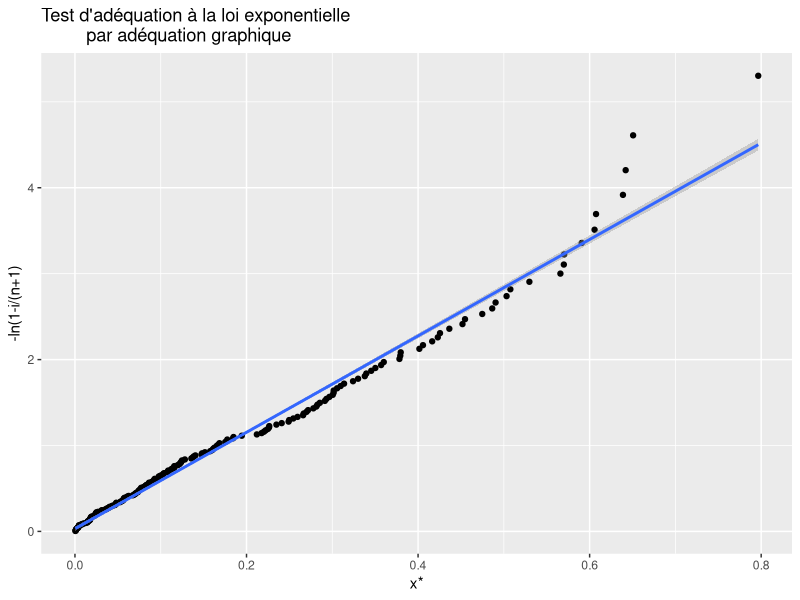
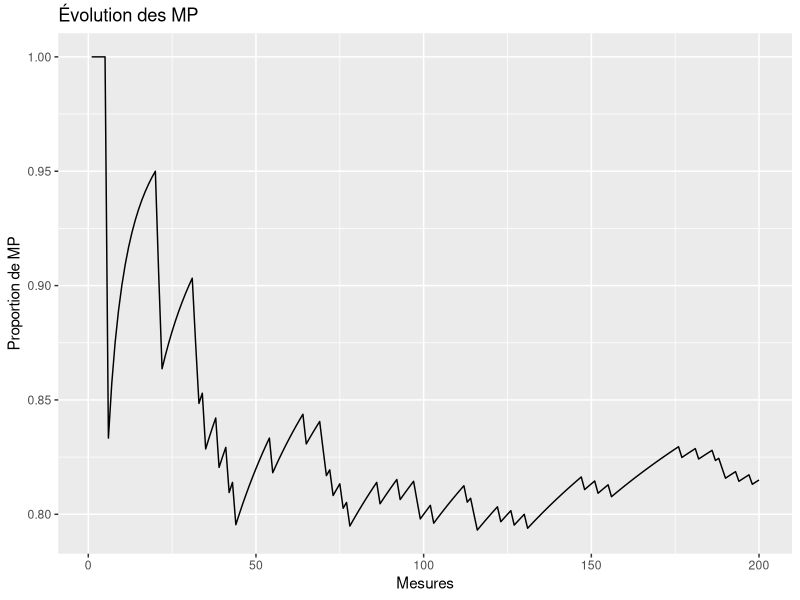

Write R code to recreate these figures, in order.
## ---- chunk 1
knitr::opts_chunk$set(cache = TRUE)
## ---- chunk 2
library(ggplot2, warn.conflicts = FALSE) # Pour les graphiques
library(magrittr, warn.conflicts = FALSE) # Pour l'opérateur pipe : %>%
library(dplyr, warn.conflicts = FALSE) # Pour la manipulation de dataframe
## ---- chunk 3
# Pour régler la génération aléatoire et conserver les mêmes
# valeurs à la compilation
set.seed(54684)

# Block de code pour effacer le contenu de la mémoire, utile à la compilation
rm(list = ls())
## ---- chunk 4
# La fonction read_csv2 est issue du package readr qui permet des imports
# exports facilités dans R
df <- read.csv("../data/RM04data.csv", sep = ',', header = FALSE)
df <- df[5:6,]

columns_names = c("xi","ui")
observations_labels <- paste('x',as.character(1:200),sep = '')

rownames(df) <- columns_names
colnames(df) <- observations_labels

df <- t(df)

head(df)
## ---- chunk 5
n <- length(df[,"xi"])
i <- 1:n
Ri <- match(df[,"xi"], sort(df[,"xi"]))
di <- i - Ri
## ---- chunk 6
ps <- 1 - (6*sum(di^2))/(n^3-3)
T <- sqrt(n-2) * ((ps)/(sqrt(1-ps^2)))
sprintf("Valeur de la statistique de test : %f", T)
## ---- chunk 7
qt(1-0.05/2,n-2)
## ---- chunk 8
compute_bartlett_stat <- function(tn, xi) {
  
  # Fonction qui calcule la statistique de test du test de Bartlett
  
  n <- length(xi)
  
  2*n*(log(tn/n)-sum(log(xi))/n)/(1+((n+1)/(6*n))) %>% return()
}
## ---- chunk 9
xi <- df[,"xi"]
ti <- cumsum(xi)
## ---- chunk 10
compute_bartlett_stat(as.vector(ti[n]), xi)
## ---- chunk 11
qchisq(0.05/2, n-1)
qchisq(1-0.05/2, n-1)
## ---- chunk 12
ggplot() + 
    geom_point(aes(x = sort(xi), y = -log(1-i/(n+1)))) +
    geom_smooth(aes(x = sort(xi), y = -log(1-i/(n+1))),
                method = lm) + 
    labs(x = "x*",
         y = "-ln(1-i/(n+1)",
         title = "Test d'adéquation à la loi exponentielle
         par adéquation graphique")
## ---- chunk 13
lm(-log(1-i/(n+1)) ~ sort(xi)) %>% summary()
## ---- chunk 14
1/mean(xi)
## ---- chunk 15
ggplot() +
    geom_line(aes(x = i, y = cumsum(df[,"ui"])/i)) + 
    labs(x = "Mesures",
         y = "Proportion de MP",
         title = "Évolution des MP")
## ---- chunk 16
sprintf("Moyenne de durée inter-pannes : %f", mean(xi))
## ---- chunk 17
sprintf("Proportion de MP : %f", sum(df[,"ui"])/n)
## ---- chunk 18
sprintf("mu = %f", 0.815000/0.170350)
sprintf("lambda = %f", (1-0.170350*0.815000)/0.170350)
